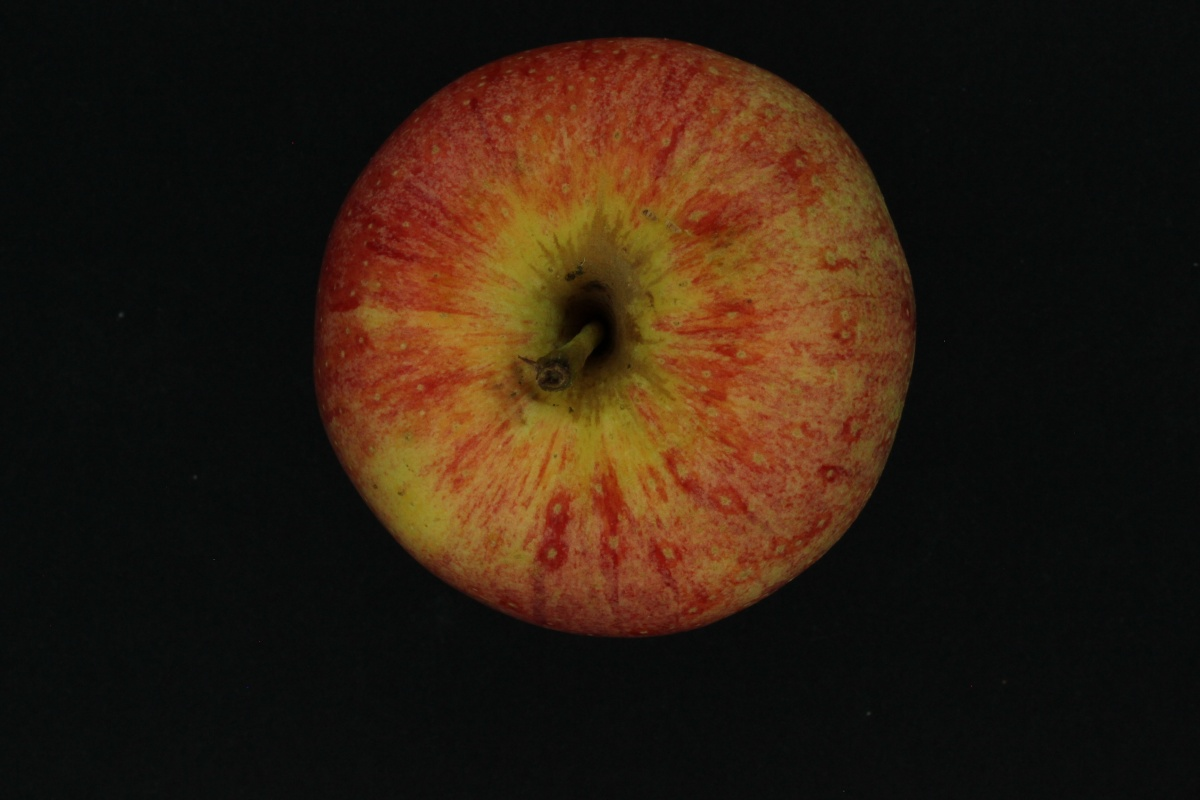
#> input picture FruitsDB/Apples/Train/Royal_02_1.JPG, 1200 x 800 px
$ jupyter execute --allow-errors fruit_classifier_knn.ipynb   (shell and % lines are left out)   (older library calls are emulated)
#> lines starting #> are read from the running program, lines starting #| are printed output that depends on the picture
[cell 1]
from google.colab import drive
drive.mount('/content/drive')

[cell 2]
import cv2
import numpy as np
import matplotlib.pyplot as plt
import matplotlib

import pandas as pd

from skimage.color import rgb2gray
from skimage.transform import rescale, resize, downscale_local_mean

from sklearn.model_selection import train_test_split
from skimage import data, color, feature
from skimage.feature import hog

import glob

[cell 3]
def load_data(fruit, tipo):
#> called with fruit = 'Apples', tipo = 'Train'
    label=[]
    arr = []
    strr = "FruitsDB/"+fruit+"/" + tipo + "/*"
    for file_ in glob.glob(strr):
      img = cv2.imread(file_)
#> img is the input picture: shape (800, 1200, 3); mean B, G, R 15.8, 28.6, 44.2
      img = cv2.cvtColor(img, cv2.COLOR_BGR2RGB)
      arr.append(img)
      label.append(fruit)

    return arr,label

[cell 4]
def whole_train_data(tipo):
  apples_data, apples_label = load_data('Apples', tipo)
#> apples_data = 1 item; apples_label = ['Apples']
  mangoes_data, mangoes_label = load_data('Mangoes', tipo)
#> mangoes_data = 1 item; mangoes_label = ['Mangoes']
  oranges_data, oranges_label = load_data('Oranges', tipo)
#> oranges_data = 1 item; oranges_label = ['Oranges']
  data =np.concatenate((apples_data,mangoes_data,oranges_data))
  labels =np.concatenate((apples_label, mangoes_label, oranges_label))
  return data, labels

[cell 5]
data_train, labels_train = whole_train_data('Train')
data_test, labels_test = whole_train_data('Test')
#> call 4 of load_data, with fruit = 'Apples', tipo = 'Test'
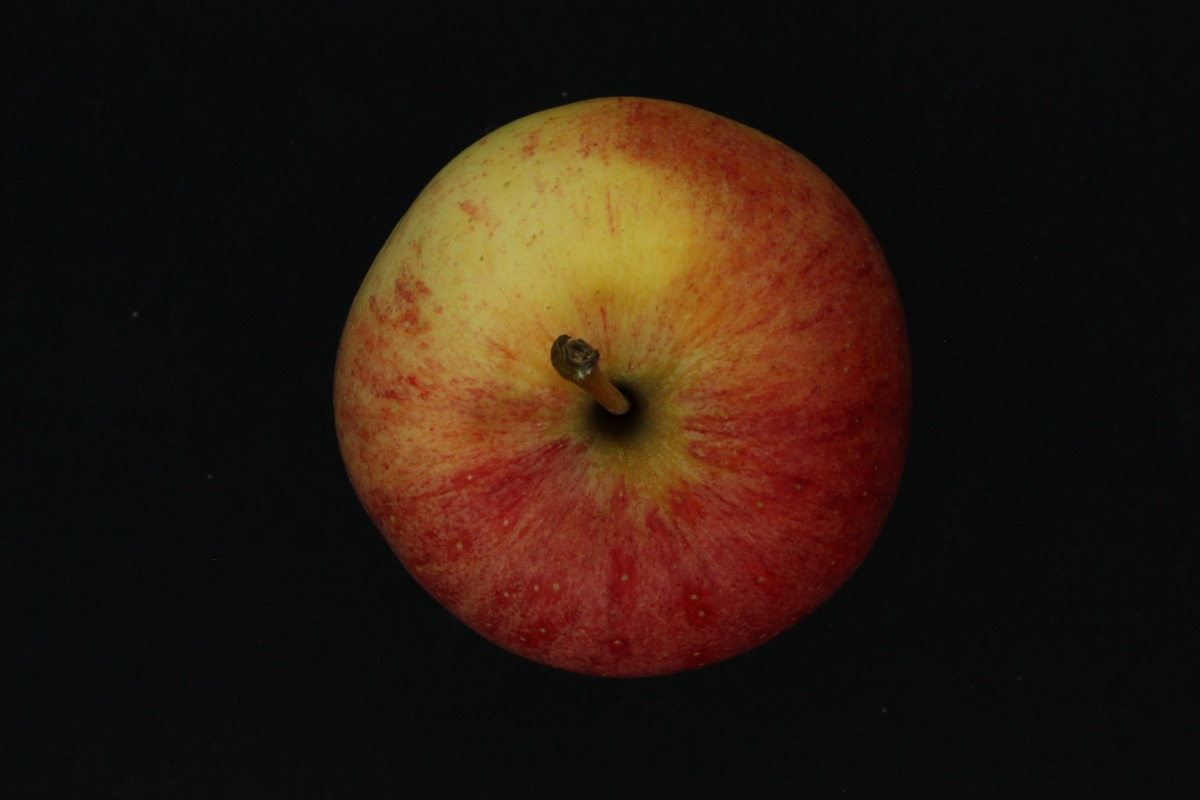
#> input picture FruitsDB/Apples/Test/Royal_01_1.JPG, 1200 x 800 px
#> in load_data, img is the input picture: shape (800, 1200, 3); mean B, G, R 15.8, 26.3, 41.1

[cell 6]
data_train.shape, labels_train.shape
#> Out = ((3, 800, 1200, 3), (3,))

[cell 7]
def preprocessing(arr):
    arr_prep=[]
    for i in range(arr.shape[0]):
        img=cv2.cvtColor(arr[i], cv2.COLOR_BGR2GRAY)
        img=resize(img, (72, 72),anti_aliasing=True)
        arr_prep.append(img)
#> this loop made 3 passes
#> pass 1, in preprocessing, `img=cv2.cvtColor(arr[i], cv2.COLOR_BGR2GRAY)`:
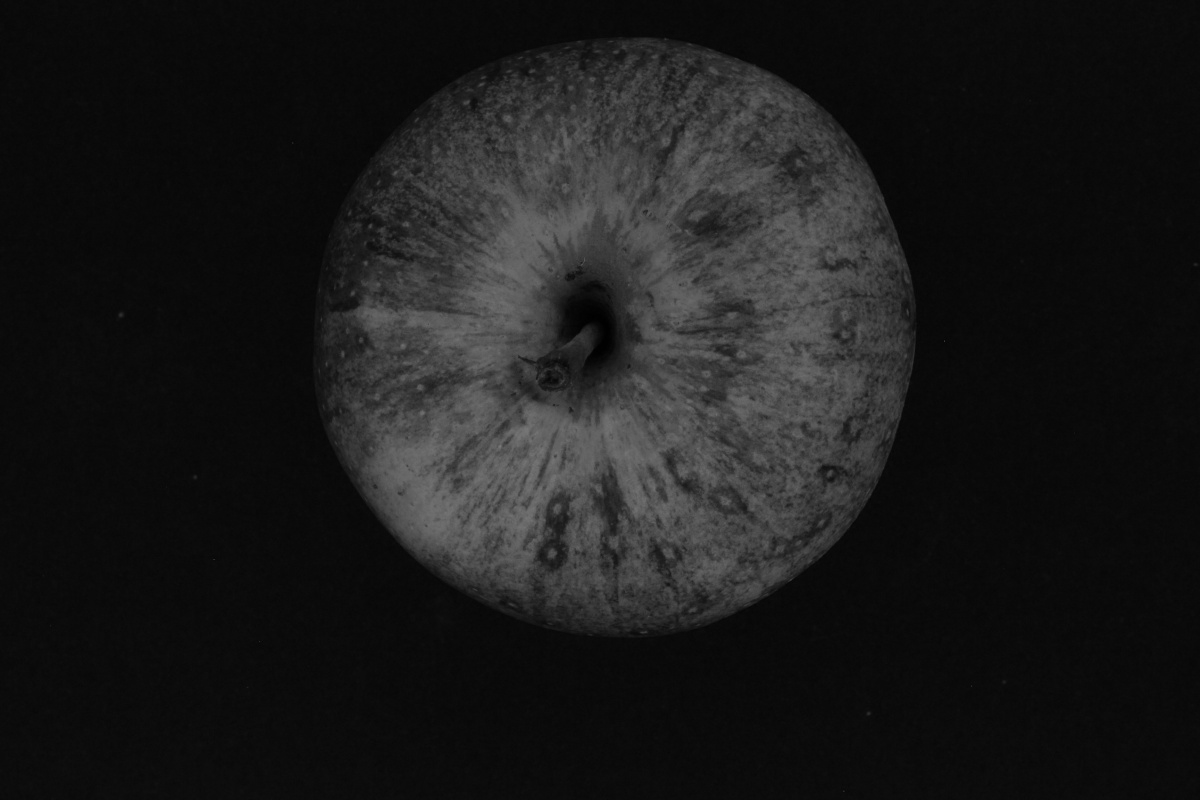
#> img: shape (800, 1200); min 0, max 121, mean 26.3
#> pass 1, in preprocessing, `img=resize(img, (72, 72),anti_aliasing=True)`:
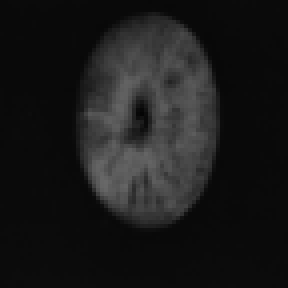
#> img: shape (72, 72) float64 (shown 4 times larger); min 0.016, max 0.411, mean 0.103
#> after the loop, arr_prep = 3 items
    return arr_prep

[cell 8]
data_train_p = preprocessing(data_train)
#> data_train_p = 3 items
data_test_p = preprocessing(data_test)
#> the loop in preprocessing (call 2), `for i in range(arr.shape[0]):` made 3 passes
#> pass 1, in preprocessing (call 2), `img=cv2.cvtColor(arr[i], cv2.COLOR_BGR2GRAY)`:
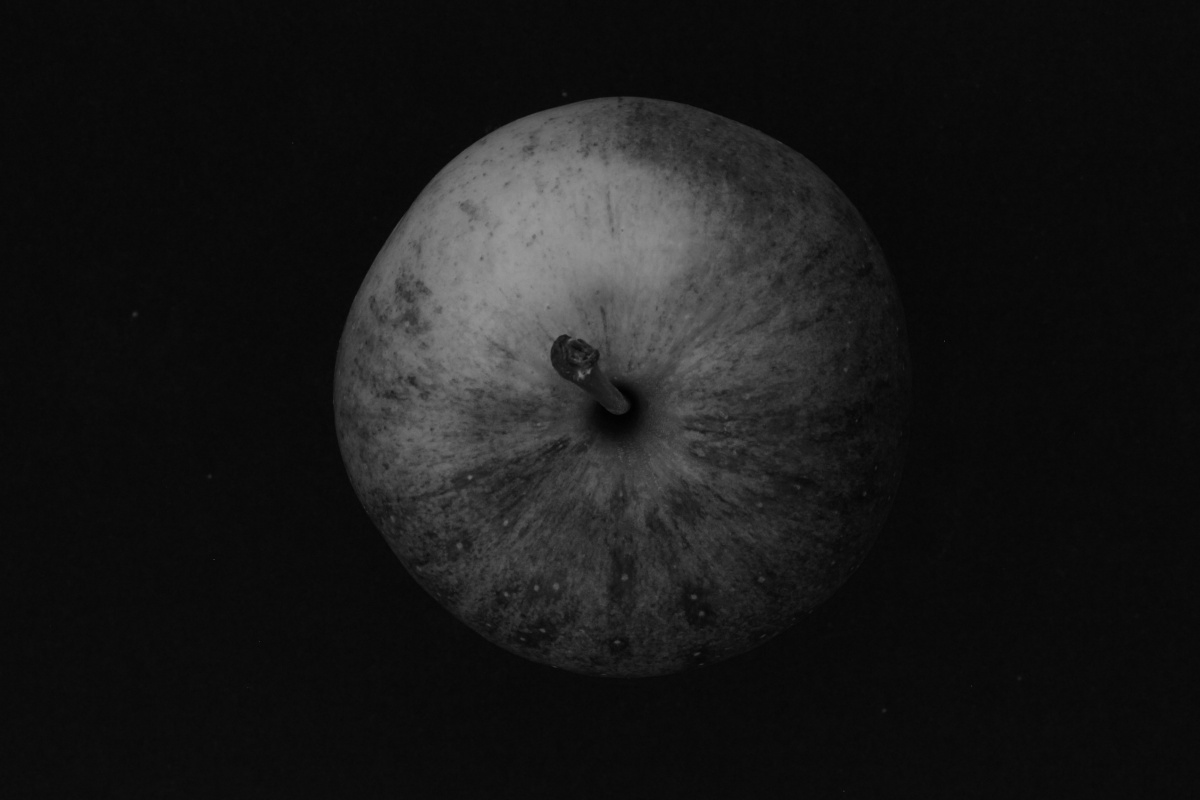
#> img: shape (800, 1200); min 1, max 151, mean 24.6
#> pass 1, in preprocessing (call 2), `img=resize(img, (72, 72),anti_aliasing=True)`:
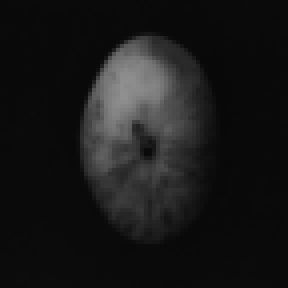
#> img: shape (72, 72) float64 (shown 4 times larger); min 0.0327, max 0.568, mean 0.0965
#> data_test_p = 3 items

[cell 9]
type(data_train[0])

[cell 10]
def ExtractHOG(img):
    ftr,_=hog(img, orientations=8, pixels_per_cell=(16, 16),
            cells_per_block=(1, 1), visualize=True, multichannel=False)
    return ftr

def preprocessing_part_two(arr):
    arr_feature=[]
    for i in range(np.shape(arr)[0]):
        arr_feature.append(ExtractHOG(arr[i]))
#> after the loop, arr_feature = 3 items
    return arr_feature

[cell 11]
data_train_ftr = preprocessing_part_two(data_train_p)
#> data_train_ftr = 3 items
data_test_ftr= preprocessing_part_two(data_test_p)
#> data_test_ftr = 3 items

**KNN for clasification**

[cell 12]
from sklearn.neighbors import KNeighborsClassifier
from sklearn.metrics import accuracy_score

knn_clf = KNeighborsClassifier(n_jobs=-1, weights='distance', n_neighbors=11)
knn_clf.fit(data_train_ftr, labels_train)

#> (a cell that did not finish here is left out)

#> (a cell that did not finish here is left out)

[cell 15]
def showImg(img, name):
    plt.axis("off")
    plt.title(name)
    plt.imshow(img)
    plt.show()

[cell 16]
from random import seed
from random import randint
x_ = randint(0, data_test.shape[0])
#> x_ = 3
#> (the rest of this cell did not finish here and is left out)
